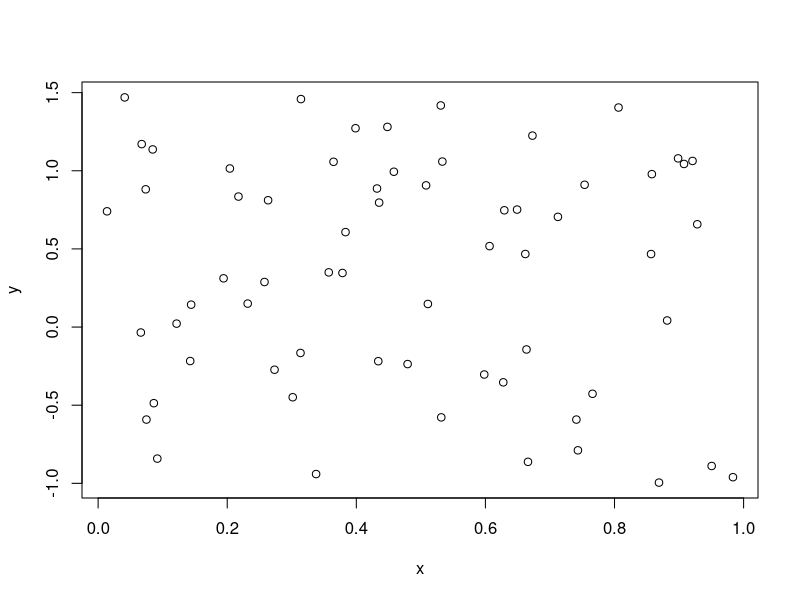
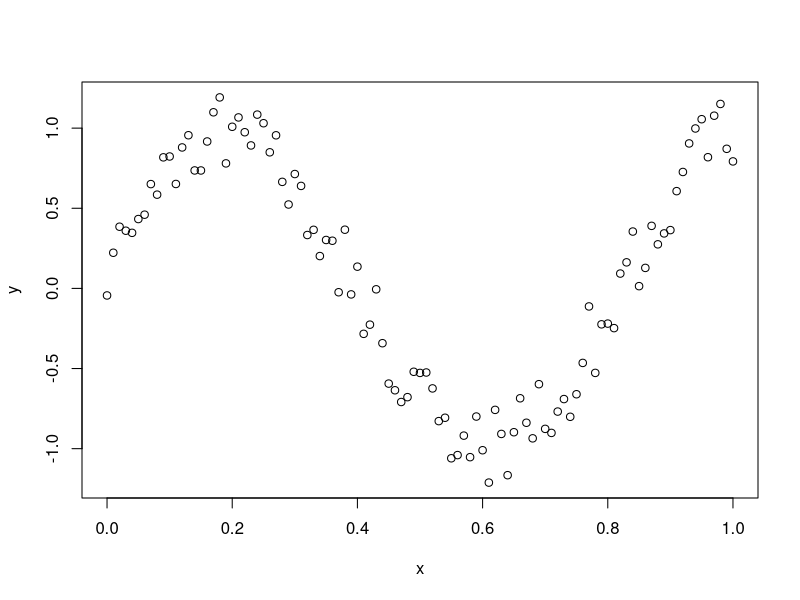

The R script that drew these images, in order:
# Naive Daten
createData <- function(n){
  x <- runif(n, 0, 1)
  y <- runif(n, -1, 1.5)
  plot(x,y)
}
createData(64)

# Erste Versuch die Sinuskurve nach zu ahmen
createSinData <- function(n){
  x <-seq(0,1,by= 1/n)
  y <- (sin(seq(-1,1.5,by= 2.5/n)*-3) + runif(n, -0.25, 0.25))
  print(y)
  plot(x,y)
}
createSinData(100)

# Data Modellierungsbeispiel nach Beispiel 6.3
createSinDataExample <- function(n, sigma = 0.2){
  x <- runif(n, 0, 1)                   # X ~ U[0,1]
  eps <- rnorm(n, mean = 0, sd = sigma) # ε ~ N(0, σ²)
  y <- sin(2 * pi * x) + eps            # Modell
  
  plot(x, y, pch = 5)
  return(data.frame(x = x, y = y))
}
